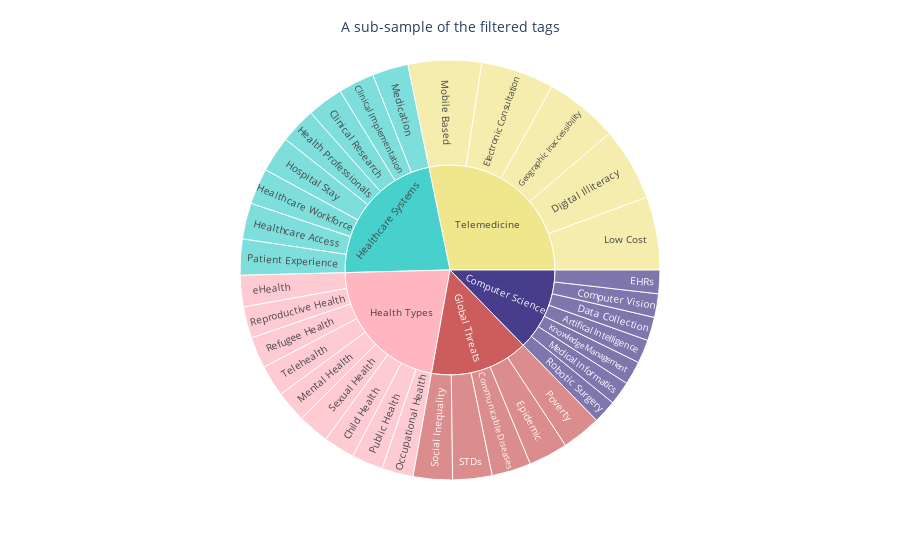

Notebook cell for this chart:
### Code cell
import plotly.express as px

color_map = {
    'Health Types': 'lightpink',          
    'Healthcare Systems': 'mediumturquoise',  
    'Telemedicine': 'khaki',      
    'Global Threats': 'indianred',       
    'Computer Science': 'darkslateblue'    
}

fig2 = px.sunburst(df, path = ['Parent', 'Item and Group'], values = 'Weight', color = "Parent", color_discrete_map=color_map, maxdepth = 2)
fig2.update_layout(
        title={
        'text': "A sub-sample of the filtered tags",
        'x': 0.5,
        'xanchor': 'center',
        'y': 0.96,
        'yanchor': 'top'
    },
    # title_text="A sub-sample of the filtered tags", 
    font_size = 10)
fig2.show()

### Figure 1 — Plotly figure (JSON) as saved in the notebook; plotly's stock layout.template omitted (floating-point values rounded to 4 significant figures)
{"data": [{"branchvalues": "total", "customdata": [["Health Types"], ["Global Threats"], ["Global Threats"], ["Computer Science"], ["Health Types"], ["Health Types"], ["Health Types"], ["Health Types"], ["Healthcare Systems"], ["Computer Science"], ["Telemedicine"], ["Computer Science"], ["Health Types"], ["Computer Science"], ["Health Types"], ["Healthcare Systems"], ["Healthcare Systems"], ["Global Threats"], ["Telemedicine"], ["Computer Science"], ["Computer Science"], ["Healthcare Systems"], ["Telemedicine"], ["Healthcare Systems"], ["Computer Science"], ["Telemedicine"], ["Global Threats"], ["Healthcare Systems"], ["Healthcare Systems"], ["Healthcare Systems"], ["Global Threats"], ["Health Types"], ["Telemedicine"], ["Health Types"], ["Computer Science"], ["Global Threats"], ["Health Types"], ["Healthcare Systems"], ["Telemedicine"]], "domain": {"x": [0, 1], "y": [0, 1]}, "hovertemplate": "labels=%{label}<br>Weight=%{value}<br>parent=%{parent}<br>id=%{id}<br>Parent=%{customdata[0]}<extra></extra>", "ids": ["Health Types/eHealth", "Global Threats/Social Inequality", "Global Threats/STDs", "Computer Science/Robotic Surgery", "Health Types/Reproductive Health", "Health Types/Refugee Health", "Health Types/Telehealth", "Health Types/Mental Health", "Healthcare Systems/Medication", "Computer Science/Medical Informatics", "Telemedicine/Low Cost", "Computer Science/Knowledge Management", "Health Types/      Sexual Health", "Computer Science/Artifical Intelligence", "Health Types/Child Health", "Healthcare Systems/Clinical Implementation", "Healthcare Systems/Clinical Research", "Global Threats/Communicable Diseases", "Telemedicine/Digital Illiteracy", "Computer Science/Data Collection", "Computer Science/Computer Vision", "Healthcare Systems/Health Professionals", "Telemedicine/Geographic Inaccessibility", "Healthcare Systems/Hospital Stay", "Computer Science/EHRs", "Telemedicine/Electronic Consultation", "Global Threats/Epidemic", "Healthcare Systems/Healthcare Workforce", "Healthcare Systems/Healthcare Access", "Healthcare Systems/Patient Experience", "Global Threats/Poverty", "Health Types/Public Health", "Telemedicine/Mobile Based", "Health Types/Occupational Health", "Computer Science", "Global Threats", "Health Types", "Healthcare Systems", "Telemedicine"], "labels": ["eHealth", "Social Inequality", "STDs", "Robotic Surgery", "Reproductive Health", "Refugee Health", "Telehealth", "Mental Health", "Medication", "Medical Informatics", "Low Cost", "Knowledge Management", "      Sexual Health", "Artifical Intelligence", "Child Health", "Clinical Implementation", "Clinical Research", "Communicable Diseases", "Digital Illiteracy", "Data Collection", "Computer Vision", "Health Professionals", "Geographic Inaccessibility", "Hospital Stay", "EHRs", "Electronic Consultation", "Epidemic", "Healthcare Workforce", "Healthcare Access", "Patient Experience", "Poverty", "Public Health", "Mobile Based", "Occupational Health", "Computer Science", "Global Threats", "Health Types", "Healthcare Systems", "Telemedicine"], "marker": {"colors": ["lightpink", "indianred", "indianred", "darkslateblue", "lightpink", "lightpink", "lightpink", "lightpink", "mediumturquoise", "darkslateblue", "khaki", "darkslateblue", "lightpink", "darkslateblue", "lightpink", "mediumturquoise", "mediumturquoise", "indianred", "khaki", "darkslateblue", "darkslateblue", "mediumturquoise", "khaki", "mediumturquoise", "darkslateblue", "khaki", "indianred", "mediumturquoise", "mediumturquoise", "mediumturquoise", "indianred", "lightpink", "khaki", "lightpink", "darkslateblue", "indianred", "lightpink", "mediumturquoise", "khaki"]}, "maxdepth": 2, "name": "", "parents": ["Health Types", "Global Threats", "Global Threats", "Computer Science", "Health Types", "Health Types", "Health Types", "Health Types", "Healthcare Systems", "Computer Science", "Telemedicine", "Computer Science", "Health Types", "Computer Science", "Health Types", "Healthcare Systems", "Healthcare Systems", "Global Threats", "Telemedicine", "Computer Science", "Computer Science", "Healthcare Systems", "Telemedicine", "Healthcare Systems", "Computer Science", "Telemedicine", "Global Threats", "Healthcare Systems", "Healthcare Systems", "Healthcare Systems", "Global Threats", "Health Types", "Telemedicine", "Health Types", "", "", "", "", ""], "type": "sunburst", "values": [0.024, 0.03, 0.03, 0.018, 0.024, 0.024, 0.024, 0.024, 0.0275, 0.018, 0.056, 0.018, 0.024, 0.018, 0.024, 0.0275, 0.0275, 0.03, 0.056, 0.018, 0.018, 0.0275, 0.056, 0.0275, 0.018, 0.056, 0.03, 0.0275, 0.0275, 0.0275, 0.03, 0.024, 0.056, 0.024, 0.126, 0.15, 0.216, 0.22, 0.28]}], "layout": {"font": {"size": 10}, "legend": {"tracegroupgap": 0}, "margin": {"t": 60}, "title": {"text": "A sub-sample of the filtered tags", "x": 0.5, "xanchor": "center", "y": 0.96, "yanchor": "top"}}}
